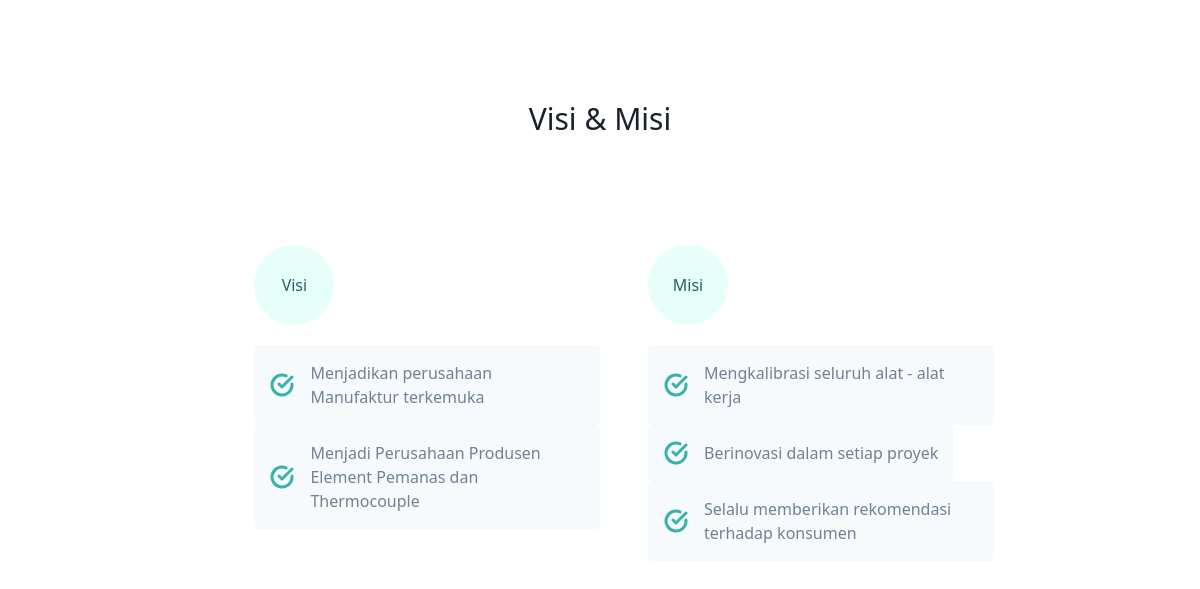
Page /visimisi.php on the committed database.
### tables this page shows
CREATE TABLE `visi` (
  `id` int(11) NOT NULL,
  `visi` longtext NOT NULL
);

CREATE TABLE `misi` (
  `id` int(11) NOT NULL,
  `misi` longtext NOT NULL
);

### visimisi.php (the view, shortened to what this page needs)
<link href="https://unpkg.com/tailwindcss@^1.0/dist/tailwind.min.css" rel="stylesheet">
<?php
include('includes/config.php');
?>
<section class="text-gray-600 body-font">
    <div class="container px-5 py-24 mx-auto">
        <div class="text-center mb-20">
            <h1 class="sm:text-3xl text-2xl font-medium text-center title-font text-gray-900 mb-4">Visi & Misi</h1>
        </div>
        <div class="flex flex-wrap lg:w-4/5 sm:mx-auto sm:mb-2 -mx-2">
            <div class="flex flex-col flex-wrap lg:py-6 -mb-10 lg:w-1/2 lg:pl-12 lg:text-left text-center">
                <div class="flex flex-col mb-10 lg:items-start items-center">
                    <div class="w-20 h-20 inline-flex items-center justify-center rounded-full bg-teal-100 text-teal-800 mb-5">
                        <h1>Visi</h1>
                    </div>
                    <?php
                    $sql = "SELECT * from visi";
                    $query1 = mysqli_query($koneksidb, $sql);
                    if (mysqli_num_rows($query1) > 0) {
                        while ($result = mysqli_fetch_array($query1)) {
                    ?>
                            <div class="flex-grow">
                                <div class="bg-gray-100 rounded flex p-4 h-full items-center">
                                    <svg fill="none" stroke="currentColor" stroke-linecap="round" stroke-linejoin="round" stroke-width="3" class="text-teal-500 w-6 h-6 flex-shrink-0 mr-4" viewBox="0 0 24 24">
                                        <path d="M22 11.08V12a10 10 0 11-5.93-9.14"></path>
                                        <path d="M22 4L12 14.01l-3-3"></path>
                                    </svg>
                                    <span class="title-font font-medium"><?php echo htmlentities($result['visi']); ?></span>
                                </div>
                            </div>
                    <?php }
                    }
                    ?>
                </div>
            </div>
            <div class="flex flex-col flex-wrap lg:py-6 -mb-10 lg:w-1/2 lg:pl-12 lg:text-left text-center">
                <div class="flex flex-col mb-10 lg:items-start items-center">
                    <div class="w-20 h-20 inline-flex items-center justify-center rounded-full bg-teal-100 text-teal-800 mb-5">
                        <h1>Misi</h1>
                    </div>
                    <?php
                    $sql = "SELECT * from misi";
                    $query1 = mysqli_query($koneksidb, $sql);
                    if (mysqli_num_rows($query1) > 0) {
                        while ($result = mysqli_fetch_array($query1)) {
                    ?>
                            <div class="flex-grow">
                                <div class="bg-gray-100 rounded flex p-4 h-full items-center">
                                    <svg fill="none" stroke="currentColor" stroke-linecap="round" stroke-linejoin="round" stroke-width="3" class="text-teal-500 w-6 h-6 flex-shrink-0 mr-4" viewBox="0 0 24 24">
                                        <path d="M22 11.08V12a10 10 0 11-5.93-9.14"></path>
                                        <path d="M22 4L12 14.01l-3-3"></path>
                                    </svg>
                                    <span class="title-font font-medium"><?php echo htmlentities($result['misi']); ?></span>
                                </div>
                            </div>
                    <?php }
                    }
                    ?>
                </div>
            </div>
        </div>
    </div>
</section>

### rows in the picture
visi: visi "Menjadikan perusahaan Manufaktur terkemuka"
visi: visi "Menjadi Perusahaan Produsen Element Pemanas dan Thermocouple"
misi: misi "Mengkalibrasi seluruh alat - alat kerja"
misi: misi "Berinovasi dalam setiap proyek"
misi: misi "Selalu memberikan rekomendasi terhadap konsumen"
